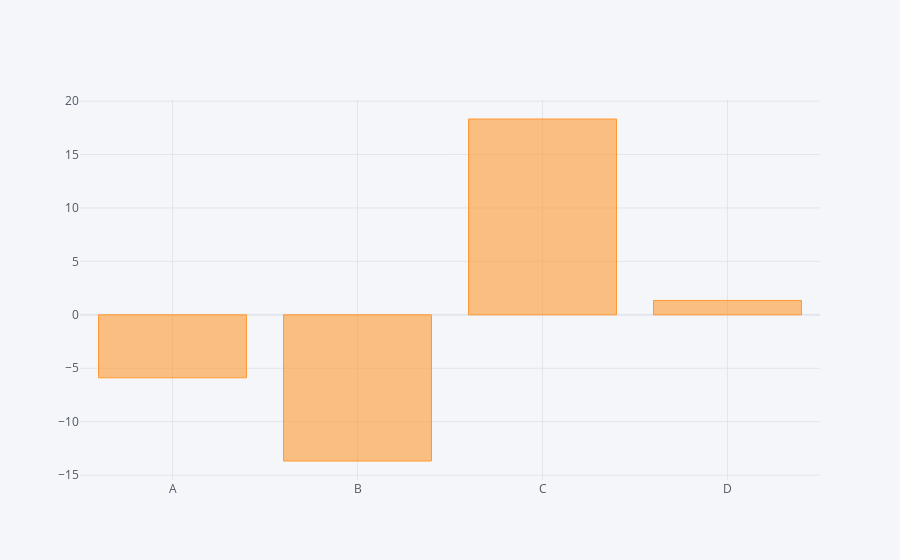

Notebook source saved alongside this figure:
### Code cell
df.sum().iplot(kind='bar')

### Figure 1 — Plotly figure (JSON) as saved in the notebook; plotly's stock layout.template omitted (floating-point values rounded to 4 significant figures)
{"data": [{"marker": {"color": "rgba(255, 153, 51, 0.6)", "line": {"color": "rgba(255, 153, 51, 1.0)", "width": 1}}, "name": "None", "orientation": "v", "text": "", "type": "bar", "x": ["A", "B", "C", "D"], "y": [-5.895, -13.68, 18.33, 1.346]}], "layout": {"legend": {"bgcolor": "#F5F6F9", "font": {"color": "#4D5663"}}, "paper_bgcolor": "#F5F6F9", "plot_bgcolor": "#F5F6F9", "title": {"font": {"color": "#4D5663"}}, "xaxis": {"gridcolor": "#E1E5ED", "showgrid": true, "tickfont": {"color": "#4D5663"}, "title": {"font": {"color": "#4D5663"}, "text": ""}, "zerolinecolor": "#E1E5ED"}, "yaxis": {"gridcolor": "#E1E5ED", "showgrid": true, "tickfont": {"color": "#4D5663"}, "title": {"font": {"color": "#4D5663"}, "text": ""}, "zerolinecolor": "#E1E5ED"}}}
